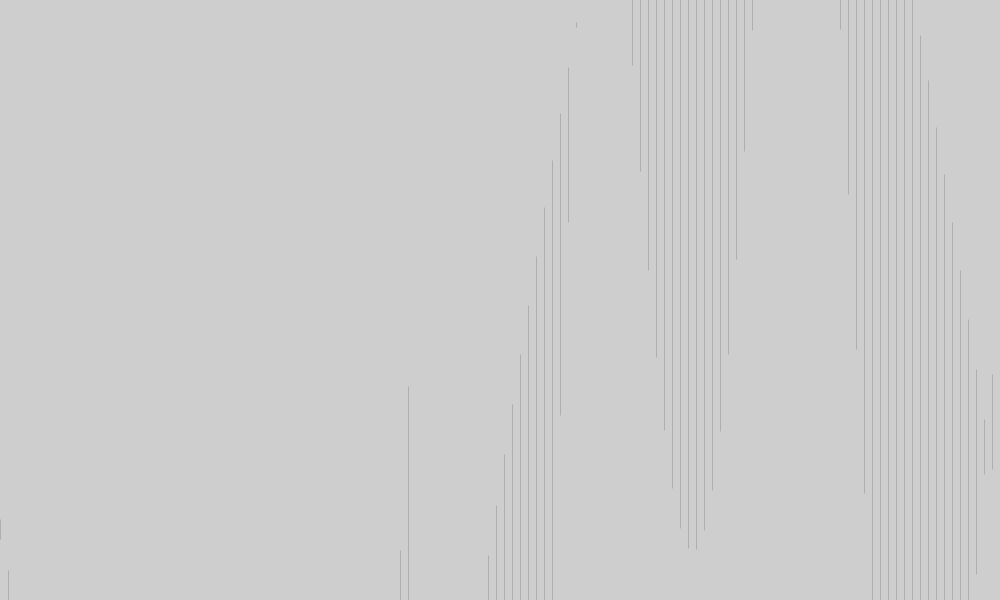
Frame 1 (no input)
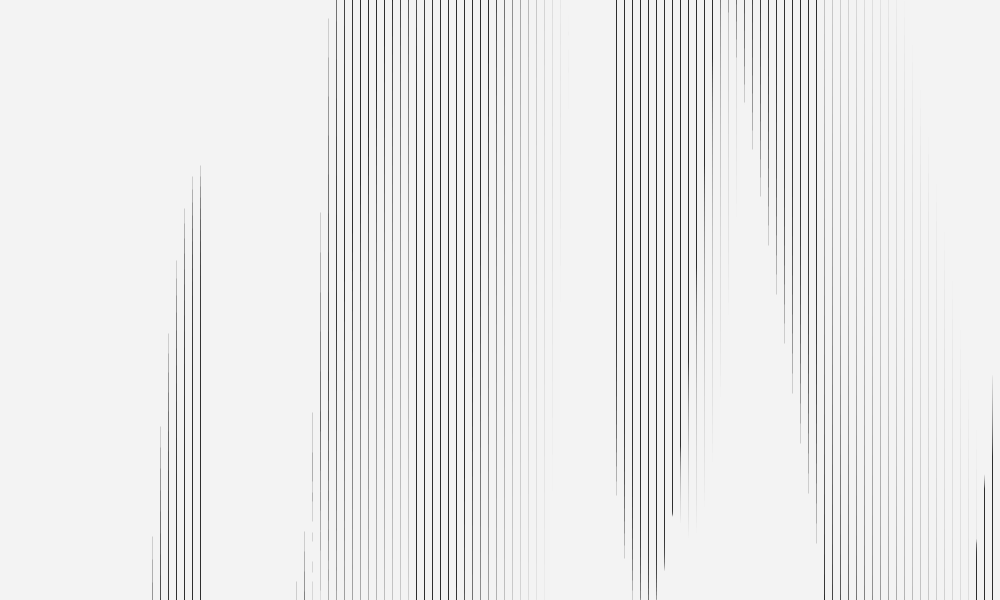
Frame 60 (the mouse pressed at the canvas centre just before this capture)
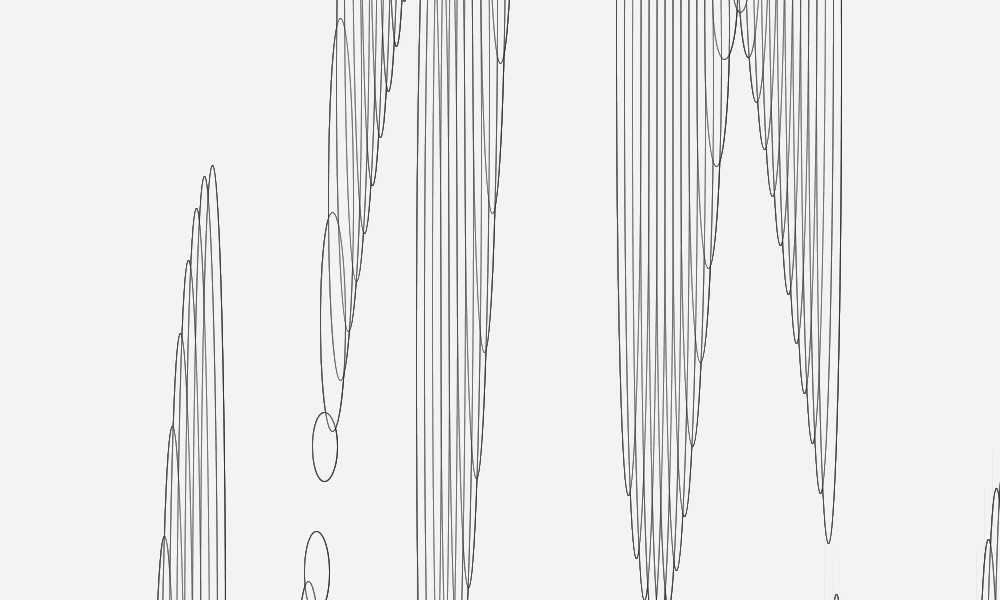
Frame 120 (the mouse held since frame 60 and released just before this capture)

The Processing sketch that drew these frames (run headless with seeded random() and noise(); from frame 60 on, the mouse is pressed at the canvas centre):

// Processing sketch: processing_166435
// ── processing_166435.pde


int xspacing = 8;   // How far apart should each horizontal location be spaced
int w;              // Width of entire wave
float theta = 0.0f;       // Start angle at 0
//float amplitude = 500.0f;  // Height of wave
float amplitude = 1000;
float period = 1000.0f;    // How many pixels before the wave repeats
float dx;                 // Value for incrementing X, to be calculated as a function of period and xspacing
float[] yvalues;          // Using an array to store height values for the wave (not entirely necessary)

void setup() {
  size(1000, 600);
  colorMode(HSB);
  frameRate(60);
  smooth();
  filter(BLUR);
  w = width+16;
  dx = (TWO_PI / period) * xspacing;
  yvalues = new float[w/xspacing];
  println(yvalues.length);
}

void draw() {
  //background(255);
  noStroke();
  fill(255, 10);
  rect(0, 0, width, height);
  calcWave();
  renderWave();
}

void calcWave() {
  // Increment theta (try different values for 'angular velocity' here
  theta += 0.02;
  if (mousePressed) {
   theta -= 0.02; 
   
  }
  // For every x value, calculate a y value with sine function
  float x = theta;
  for (int i = 0; i < yvalues.length; i++) {
    yvalues[i] = sin(x)*amplitude;
    x+=dx;
  }
}

void renderWave() {
  // A simple way to draw the wave with an ellipse at each location
  for ( int x = 0; x < yvalues.length; x++ ) {
    stroke( 0, 250, 0, 40);
//   fill( yvalues[x], 255, 255, 1);
    ellipseMode( CORNER );
  if (mousePressed) {
    ellipse( x*xspacing, width/2+yvalues[x], mouseX/20, yvalues[(x+x+x)%77] );

    //ellipse( x*xspacing, width/2+yvalues[x], yvalues[(x+x)%77], yvalues[(x+mouseX/50+mouseY/50)%77] );
    //ellipse( x*xspacing, width/2+yvalues[x], yvalues[(x+mouseX)%77], yvalues[(x+x+x)%77] );
  } else {
       ellipse( x*xspacing, width/2+yvalues[x], mouseX/20, yvalues[(x+x+x)%77] );
  }
 
    //ellipse( x*xspacing, width/2+yvalues[x], yvalues[(x+x)%77], yvalues[(x+x+x)%77] );
  }
}
